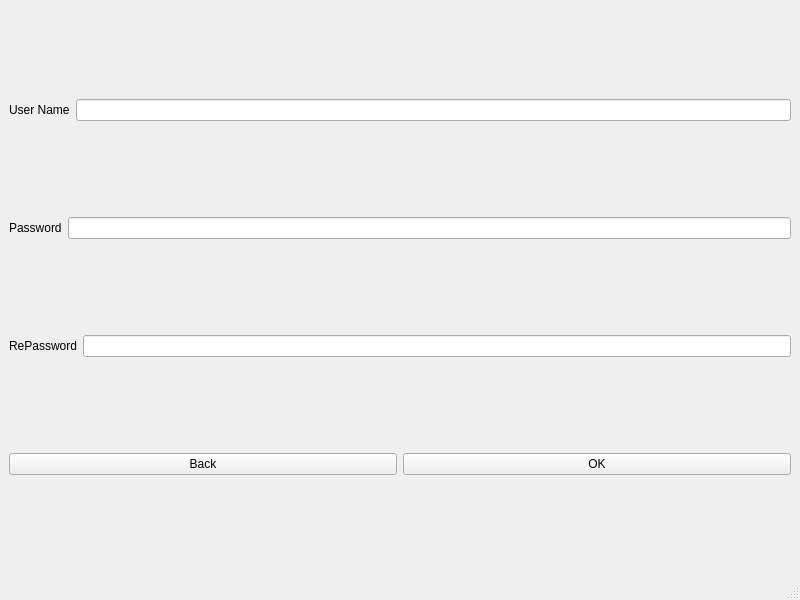
<?xml version="1.0" encoding="UTF-8"?>
<ui version="4.0">
 <class>RegisterWindow</class>
 <widget class="QMainWindow" name="RegisterWindow">
  <property name="geometry">
   <rect>
    <x>0</x>
    <y>0</y>
    <width>800</width>
    <height>600</height>
   </rect>
  </property>
  <property name="windowTitle">
   <string>MainWindow</string>
  </property>
  <widget class="QWidget" name="centralwidget">
   <layout class="QVBoxLayout" name="verticalLayout">
    <item>
     <layout class="QHBoxLayout" name="horizontalLayout">
      <item>
       <widget class="QLabel" name="UserNameLabel">
        <property name="text">
         <string>User Name</string>
        </property>
       </widget>
      </item>
      <item>
       <widget class="QLineEdit" name="UserNameLine">
        <property name="maxLength">
         <number>11</number>
        </property>
       </widget>
      </item>
     </layout>
    </item>
    <item>
     <layout class="QHBoxLayout" name="horizontalLayout_2">
      <item>
       <widget class="QLabel" name="PasswordLabel">
        <property name="text">
         <string>Password</string>
        </property>
       </widget>
      </item>
      <item>
       <widget class="QLineEdit" name="PasswordLine">
        <property name="echoMode">
         <enum>QLineEdit::Password</enum>
        </property>
       </widget>
      </item>
     </layout>
    </item>
    <item>
     <layout class="QHBoxLayout" name="horizontalLayout_3">
      <item>
       <widget class="QLabel" name="RePasswordLabel">
        <property name="text">
         <string>RePassword</string>
        </property>
       </widget>
      </item>
      <item>
       <widget class="QLineEdit" name="RePasswordLine">
        <property name="echoMode">
         <enum>QLineEdit::Password</enum>
        </property>
       </widget>
      </item>
     </layout>
    </item>
    <item>
     <layout class="QHBoxLayout" name="horizontalLayout_4">
      <item>
       <widget class="QPushButton" name="BackButton">
        <property name="text">
         <string>Back</string>
        </property>
       </widget>
      </item>
      <item>
       <widget class="QPushButton" name="OKButton">
        <property name="text">
         <string>OK</string>
        </property>
       </widget>
      </item>
     </layout>
    </item>
   </layout>
  </widget>
  <widget class="QStatusBar" name="statusbar"/>
 </widget>
 <resources/>
 <connections/>
</ui>
